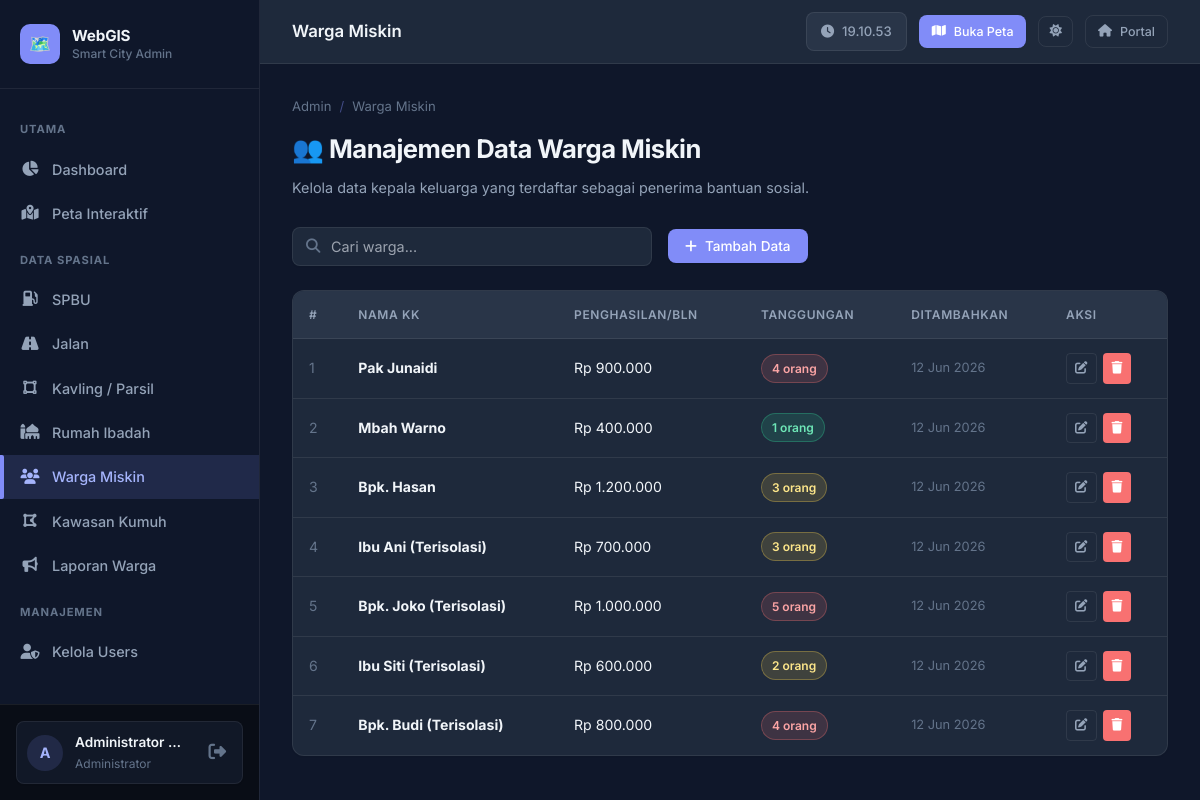
/webgis_app/panel_admin/kelola_warga.php (signed in), run on the app's committed database.
### tables this page shows
CREATE TABLE warga_miskin (
    id INT AUTO_INCREMENT PRIMARY KEY,
    nama_kk VARCHAR(100) NOT NULL,
    penghasilan DECIMAL(15,2) NOT NULL,
    jumlah_tanggungan INT NOT NULL,
    geom GEOMETRY NOT NULL,
    created_at TIMESTAMP NOT NULL DEFAULT CURRENT_TIMESTAMP,
    SPATIAL INDEX idx_warga_miskin_geom (geom)
);

### webgis_app/panel_admin/kelola_warga.php (the view, shortened to what this page needs)
<?php
$pdo = Database::getConnection();
$rows = $pdo->query("SELECT id,nama_kk,penghasilan,jumlah_tanggungan,created_at FROM warga_miskin ORDER BY id DESC")->fetchAll();
$extraHead = '<link rel="stylesheet" href="https://unpkg.com/leaflet@1.9.4/dist/leaflet.css">';
require_once __DIR__ . '/partials/header.php';
?>
<div class="page-header">
    <div class="breadcrumb"><span>Admin</span><span class="sep">/</span><span>Warga Miskin</span></div>
    <h1>👥 Manajemen Data Warga Miskin</h1>
    <p>Kelola data kepala keluarga yang terdaftar sebagai penerima bantuan sosial.</p>
</div>
<div class="page-toolbar">
    <div class="search-box"><i class="fas fa-search search-icon"></i><input type="text" id="searchInput" placeholder="Cari warga..." oninput="filterTable('searchInput','wargaTable')"></div>
    <button class="btn btn-primary" onclick="openModal('modalTambah')"><i class="fas fa-plus"></i> Tambah Data</button>
</div>
<div class="table-wrap">
<table class="data-table" id="wargaTable">
    <thead><tr><th>#</th><th>Nama KK</th><th>Penghasilan/Bln</th><th>Tanggungan</th><th>Ditambahkan</th><th>Aksi</th></tr></thead>
    <tbody>
    <?php foreach($rows as $i=>$r): ?>
    <tr>
        <td style="color:var(--text-muted)"><?=$i+1?></td>
        <td><strong><?=htmlspecialchars($r['nama_kk'])?></strong></td>
        <td>Rp <?=number_format($r['penghasilan'],0,',','.')?></td>
        <td><span class="badge <?=$r['jumlah_tanggungan']>=4?'badge-danger':($r['jumlah_tanggungan']>=2?'badge-warning':'badge-success')?>"><?=$r['jumlah_tanggungan']?> orang</span></td>
        <td style="color:var(--text-muted);font-size:0.8rem;"><?=date('d M Y',strtotime($r['created_at']))?></td>
        <td><div class="actions">
            <button class="btn btn-ghost btn-sm btn-icon" onclick="editRow(<?=htmlspecialchars(json_encode($r))?>)"><i class="fas fa-edit"></i></button>
            <button class="btn btn-danger btn-sm btn-icon" onclick="hapus(<?=$r['id']?>,'<?=addslashes($r['nama_kk'])?>')"><i class="fas fa-trash"></i></button>
        </div></td>
    </tr>
    <?php endforeach; ?>
    </tbody>
</table></div>
<?php require_once __DIR__ . '/partials/footer.php'; ?>

### webgis_app/public_assets/css/global.css (style rules this page uses)
:root, [data-theme="light"] { --primary: #2563EB; --primary-light: #3B82F6; --primary-dark: #1D4ED8; --primary-glow: rgba(37, 99, 235, 0.08); --accent: #10B981; --danger: #EF4444; --warning: #F59E0B; --info: #0EA5E9; --bg-base: #F9FAFB; --bg-surface: #FFFFFF; --bg-elevated: #FFFFFF; --bg-card: #FFFFFF; --border-light: #E5E7EB; --border-hover: #D1D5DB; --text-primary: #111827; --text-secondary: #4B5563; --text-muted: #6B7280; --sidebar-w: 260px; --sidebar-bg: #FFFFFF; --sidebar-border: #E5E7EB; --radius-sm: 4px; --radius-md: 8px; --radius-lg: 12px; --radius-xl: 16px; --shadow-sm: 0 1px 2px 0 rgba(0, 0, 0, 0.05); --shadow-md: 0 4px 6px -1px rgba(0, 0, 0, 0.1), 0 2px 4px -1px rgba(0, 0, 0, 0.06); --shadow-lg: 0 10px 15px -3px rgba(0, 0, 0, 0.1), 0 4px 6px -2px rgba(0, 0, 0, 0.05); --transition: all 0.25s cubic-bezier(0.4, 0, 0.2, 1); }
[data-theme="dark"] { --primary: #818CF8; --primary-light: #A5B4FC; --primary-dark: #6366F1; --primary-glow: rgba(129, 140, 248, 0.15); --accent: #34D399; --danger: #F87171; --warning: #FCD34D; --info: #38BDF8; --bg-base: #0F172A; --bg-surface: #1E293B; --bg-elevated: #293548; --bg-card: #1E293B; --border-light: rgba(255,255,255,0.08); --border-hover: rgba(129,140,248,0.45); --text-primary: #F1F5F9; --text-secondary: #94A3B8; --text-muted: #64748B; --sidebar-bg: #0F172A; --sidebar-border: rgba(255,255,255,0.07); }
*, *::before, *::after { box-sizing: border-box; margin: 0; padding: 0; }
html { scroll-behavior: smooth; }
body { font-family: 'Inter', sans-serif; background: var(--bg-base); color: var(--text-primary); font-size: 14px; line-height: 1.6; min-height: 100vh; -webkit-font-smoothing: antialiased; transition: background 0.25s ease, color 0.25s ease; }
.btn { display: inline-flex; align-items: center; gap: 8px; padding: 8px 16px; border-radius: var(--radius-md); border: 1px solid transparent; font-size: 0.85rem; font-weight: 500; font-family: 'Inter', sans-serif; cursor: pointer; transition: var(--transition); white-space: nowrap; outline: none; }
.btn-primary { background: var(--primary); color: #fff; box-shadow: var(--shadow-sm); }
.btn-danger { background: var(--danger); color: #fff; }
.btn-ghost { background: transparent; border: 1px solid var(--border-light); color: var(--text-secondary); }
.btn-sm { padding: 6px 12px; font-size: 0.78rem; }
.btn-icon { padding: 8px; border-radius: var(--radius-sm); }
.badge { display: inline-flex; align-items: center; padding: 4px 10px; border-radius: var(--radius-xl); font-size: 0.75rem; font-weight: 600; }
.badge-success { background: #ECFDF5; color: #047857; border: 1px solid #A7F3D0; }
.badge-danger { background: #FEF2F2; color: #B91C1C; border: 1px solid #FECACA; }
.badge-warning { background: #FFFBEB; color: #B45309; border: 1px solid #FDE68A; }
[data-theme="dark"] .badge-success { background: rgba(52,211,153,0.15); color: #6EE7B7; border-color: rgba(52,211,153,0.3); }
[data-theme="dark"] .badge-danger { background: rgba(248,113,113,0.15); color: #FCA5A5; border-color: rgba(248,113,113,0.3); }
[data-theme="dark"] .badge-warning { background: rgba(252,211,77,0.15); color: #FDE68A; border-color: rgba(252,211,77,0.3); }
.table-wrap { overflow-x: auto; border-radius: var(--radius-lg); border: 1px solid var(--border-light); background: var(--bg-surface); box-shadow: var(--shadow-sm); }
.data-table { width: 100%; border-collapse: collapse; font-size: 0.88rem; }
.data-table thead th { background: var(--bg-elevated); padding: 14px 16px; text-align: left; font-size: 0.75rem; font-weight: 600; color: var(--text-secondary); text-transform: uppercase; letter-spacing: 0.05em; white-space: nowrap; border-bottom: 1px solid var(--border-light); }
.data-table tbody tr { border-bottom: 1px solid var(--border-light); transition: background 0.15s; }
.data-table tbody tr:last-child { border-bottom: none; }
.data-table td { padding: 14px 16px; color: var(--text-primary); vertical-align: middle; }
.data-table .actions { display: flex; gap: 6px; }
.page-header { margin-bottom: 28px; }
.page-header h1 { font-size: 1.6rem; font-weight: 700; color: var(--text-primary); letter-spacing: -0.02em; }
.page-header p { color: var(--text-secondary); margin-top: 6px; font-size: 0.9rem; }
.page-header .breadcrumb { display: flex; gap: 8px; align-items: center; font-size: 0.82rem; color: var(--text-muted); margin-bottom: 12px; }
.page-header .breadcrumb .sep { color: var(--border-hover); }

### data on the page
warga_miskin: nama_kk "Pak Junaidi", penghasilan "900.000", jumlah_tanggungan "4", created_at "12 Jun 2026"
warga_miskin: nama_kk "Mbah Warno", penghasilan "400.000", jumlah_tanggungan "1", created_at "12 Jun 2026"
warga_miskin: nama_kk "Bpk. Hasan", penghasilan "1.200.000", jumlah_tanggungan "3", created_at "12 Jun 2026"
warga_miskin: nama_kk "Ibu Ani (Terisolasi)", penghasilan "700.000", jumlah_tanggungan "3", created_at "12 Jun 2026"
warga_miskin: nama_kk "Bpk. Joko (Terisolasi)", penghasilan "1.000.000", jumlah_tanggungan "5", created_at "12 Jun 2026"
warga_miskin: nama_kk "Ibu Siti (Terisolasi)", penghasilan "600.000", jumlah_tanggungan "2", created_at "12 Jun 2026"
warga_miskin: nama_kk "Bpk. Budi (Terisolasi)", penghasilan "800.000", jumlah_tanggungan "4", created_at "12 Jun 2026"

### other printed values
$initial "A"
$user['nama_lengkap'] ?: $user['username'] "Administrator…"
$pageTitle "Warga Miskin"
